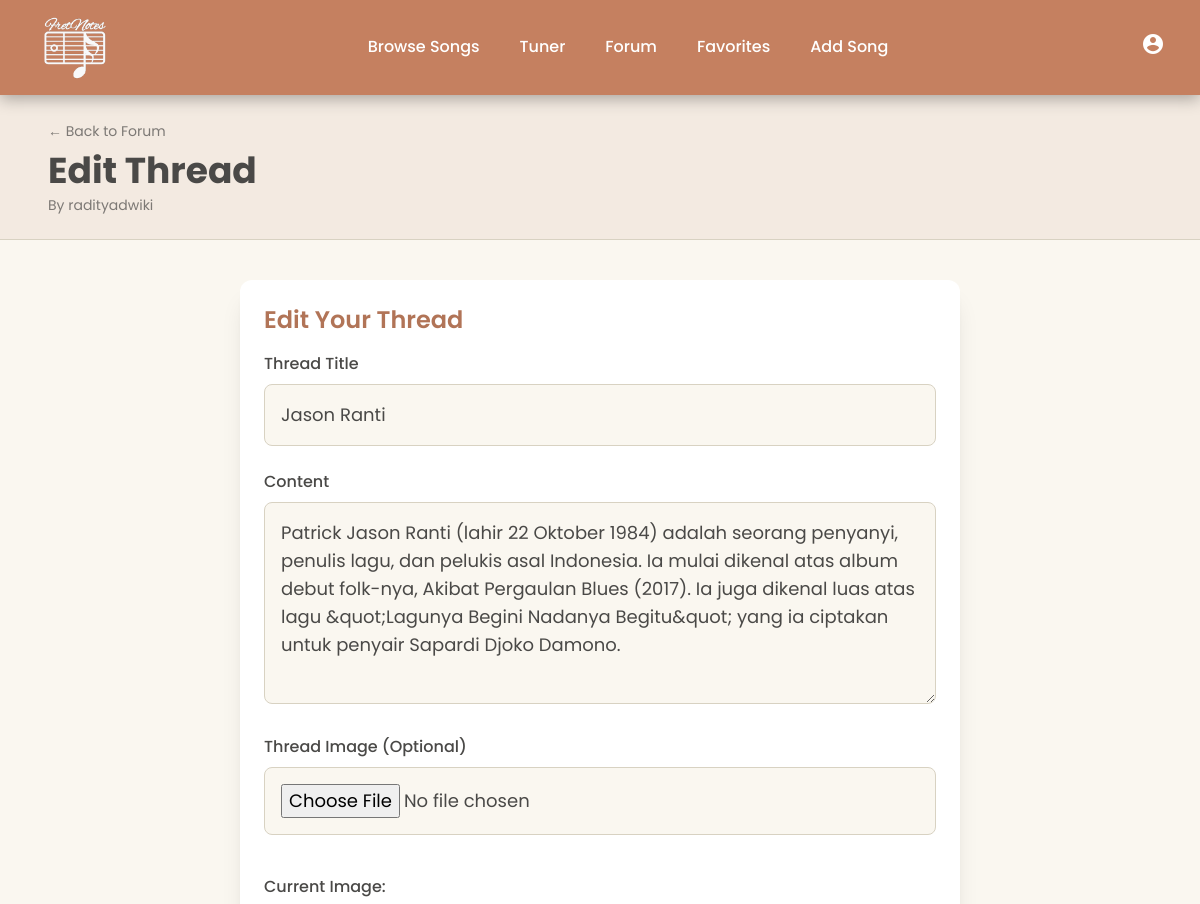
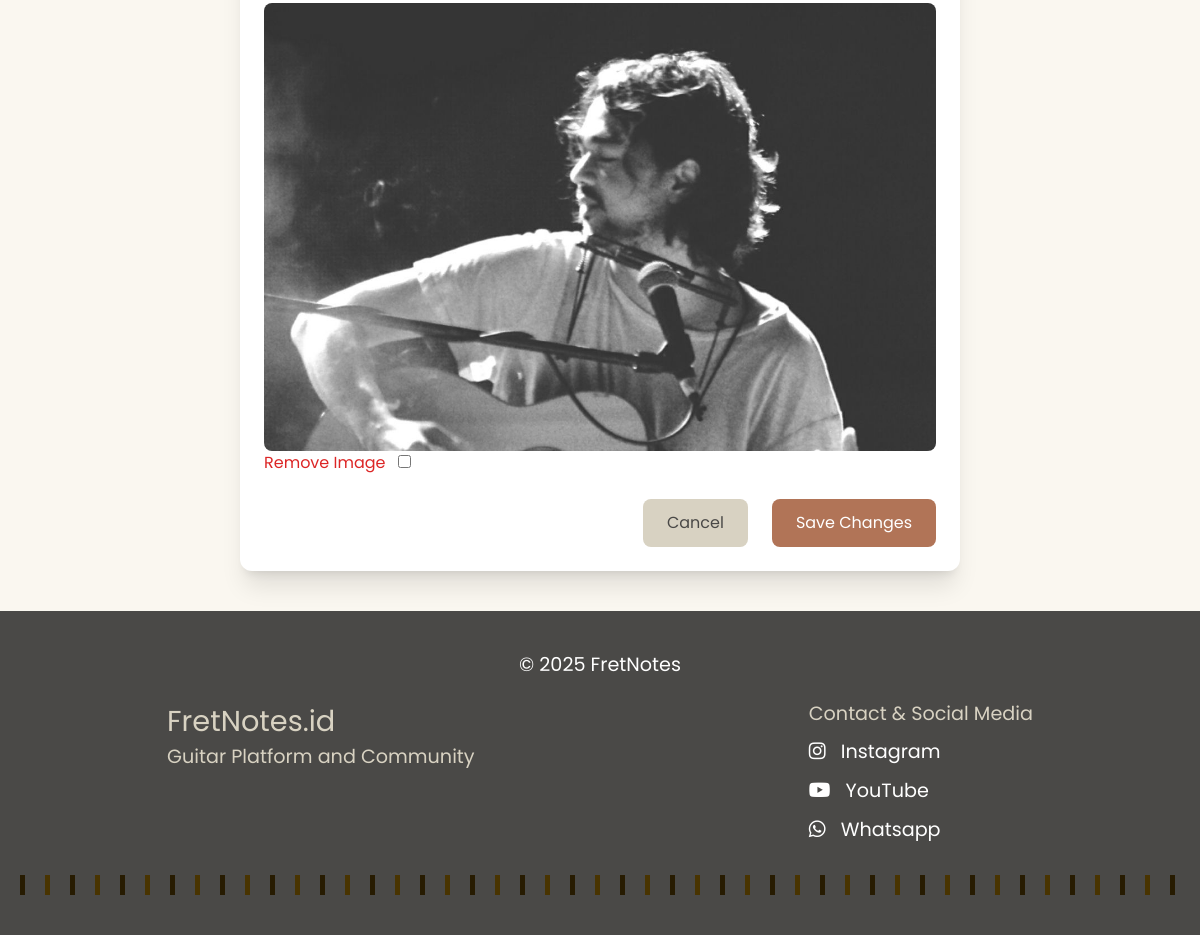
/public/editThread.php?id=10 (signed in), run on the app's committed database (2 pictures, top to bottom).
### tables this page shows
CREATE TABLE `threads` (
  `id` int(11) NOT NULL,
  `title` varchar(255) NOT NULL,
  `content` text NOT NULL,
  `image_path` varchar(255) DEFAULT NULL,
  `author` varchar(100) NOT NULL,
  `date` timestamp NOT NULL DEFAULT current_timestamp(),
  `content_hash` char(32) DEFAULT NULL
);

### backend/models/Forum.php (called while the page is built, shortened)
<?php
function connectDB()
{
    $host = 'localhost';
    $user = 'root';
    $pass = '';
    $db = 'fretnotes';
    $conn = new mysqli($host, $user, $pass, $db);
    $conn->set_charset('utf8mb4');
    return $conn;
}
function fetchThreadById($id)
{
    $conn = connectDB();
    $stmt = $conn->prepare("SELECT id, title, content, author, date, image_path FROM threads WHERE id = ?");
    $stmt->bind_param("i", $id);
    $stmt->execute();
    $data = $stmt->get_result()->fetch_assoc();
    return $data;
}

### backend/controllers/ForumController.php (called while the page is built, shortened)
<?php
include_once('../backend/models/Forum.php');
function getThreadForEdit($id, $author)
{
    $thread = fetchThreadById($id);
    if ($thread && $thread['author'] === $author) {
        return $thread;
    }
    return null;
}
?>

### public/editThread.php (the view, shortened to what this page needs)
<?php
include('../backend/controllers/ForumController.php');
$id = isset($_GET['id']) ? intval($_GET['id']) : 0;
$thread = getThreadForEdit($id, $_SESSION['username']);
?>
<!DOCTYPE html>
<html lang="en">
<head>
    <link rel="stylesheet" href="css/cursor.css">
    <link rel="stylesheet" href="css/style.css">
    <link rel="stylesheet" href="https://cdnjs.cloudflare.com/ajax/libs/font-awesome/5.15.4/css/all.min.css">
    <script src="https://cdn.tailwindcss.com"></script>
</head>
<body>
    <nav class="navbar">
        <div class="logo">
            <a href="homepage.php"><img src="assets/images/FretNotesLogoRevisiVer2.png" alt="FretNotes Logo"></a>
        </div>
        <ul class="nav-links">
            <li><a href="browse-songs.php" class="cta-btn">Browse Songs</a></li>
            <li><a href="homepage.php #tuner" class="cta-btn">Tuner</a></li>
            <li><a href="forumPage.php" class="cta-btn">Forum</a></li>
            <li><a href="favorites.php" class="cta-btn">Favorites</a></li>
            <li><a href="addsong.php" class="cta-btn">Add Song</a></li>
        </ul>
        <div class="menu-account">
            <a href="account.php" class="cta-btn account-icon"><span class="material-icons">account_circle</span></a>
        </div>
    </nav>
    <header class="bg-terracotta/10 border-b border-beige">
        <div class="max-w-6xl mx-auto px-6 py-6">
            <a href="forumPage.php" class="text-sm text-charcoal/70 hover:underline">&larr; Back to Forum</a>
            <h1 class="mt-2 text-3xl md:text-4xl font-bold text-charcoal">Edit Thread</h1>
            <p class="text-sm text-charcoal/70 mt-1">
                By <?php echo htmlspecialchars($_SESSION['username']); ?>
            </p>
        </div>
    </header>
    <main class="flex-grow max-w-3xl mx-auto px-6 py-10">
        <div class="bg-purewhite p-6 rounded-xl shadow-xl">
            <h2 class="text-2xl font-semibold text-terracotta mb-4">Edit Your Thread</h2>
            <form method="POST" enctype="multipart/form-data">
                <label class="block mb-2 font-medium">Thread Title</label>
                <input type="text" name="title" value="<?php echo htmlspecialchars($thread['title']); ?>"
                    class="w-full rounded-lg border border-beige bg-cream p-4 focus:outline-none focus:border-terracotta mb-6 text-lg"
                    required>
                <label class="block mb-2 font-medium">Content</label>
                <textarea name="content" rows="6"
                    class="w-full rounded-lg border border-beige bg-cream p-4 focus:outline-none focus:border-terracotta mb-6 text-lg"
                    required><?php echo htmlspecialchars($thread['content']); ?></textarea>
                <label class="block mb-2 font-medium">Thread Image (Optional)</label>
                <input type="file" name="thread_image" accept="image/*"
                    class="w-full rounded-lg border border-beige bg-cream p-4 focus:outline-none focus:border-terracotta mb-6 text-lg">
                <?php if (!empty($thread['image_path'])): ?>
                    <div class="mt-4">
                        <p class="font-medium">Current Image:</p>
                        <img src="<?php echo htmlspecialchars($thread['image_path']); ?>" alt="Current thread image"
                            class="rounded-lg max-w-full h-auto mt-2">
                        <label for="remove_image" class="text-red-600 cursor-pointer mt-2">Remove Image</label>
                        <input type="checkbox" name="remove_image" id="remove_image" class="ml-2">
                    </div>
                <?php endif; ?>
                <div class="flex justify-end gap-6 mt-6">
                    <a href="forumPage.php"
                        class="px-6 py-3 bg-beige text-charcoal rounded-lg hover:bg-[#c9c3b3]">Cancel</a>
                    <button type="submit" name="update-thread"
                        class="px-6 py-3 bg-terracotta text-purewhite rounded-lg hover:bg-[#9e6047]">Save
                        Changes</button>
                </div>
            </form>
        </div>
    </main>
    <footer>
        <div class="footer-content">
            <p>&copy; 2025 FretNotes</p>
            <div class="footer-nav">
                <div class="nav-column">
                    <h3>FretNotes.id</h3>
                    <p>Guitar Platform and Community</p>
                </div>
                <div class="nav-socialmedia">
                    <h3>Contact & Social Media</h3>
                    <ul>
                        <li><a href="https://www.instagram.com/artudiei/" target="_blank"><i
                                    class="fab fa-instagram"></i> Instagram</a></li>
                        <li><a href="https://www.youtube.com/@artudieii" target="_blank"><i class="fab fa-youtube"></i>
                                YouTube</a></li>
                        <li><a href="https://wa.me/+62895337858815" target="_blank"><i class="fab fa-whatsapp"></i>
                                Whatsapp</a></li>
                    </ul>
                </div>
            </div>
        </div>
        <div class="audio-wave"></div>
    </footer>
</body>
</html>

### public/css/cursor.css (style rules this page uses)
body { cursor: url("../assets/cursor/cursorguitar.png"), auto; }

### public/css/style.css (style rules this page uses)
body { font-family: "Poppins", sans-serif; background-color: #faf7f0; color: #4a4947; margin: 0; padding: 0; display: flex; flex-direction: column; min-height: 100vh; }
.logo img { width: 120px; height: auto; margin-bottom: 0; }
footer { background-color: #4a4947; color: white; padding: 40px 20px; text-align: center; }
footer .footer-content { max-width: 1200px; margin: 0 auto; display: flex; flex-direction: column; align-items: center; gap: 10px; }
footer p { font-size: 1.2rem; }
footer .footer-nav { display: flex; justify-content: space-around; width: 100%; margin-top: 10px; gap: 40px; }
footer .nav-column { text-align: left; }
footer .nav-column h3 { font-size: 1.8rem; color: #d8d2c2; }
footer .nav-column p { font-size: 1.2rem; color: #d8d2c2; }
footer .nav-socialmedia { text-align: left; }
footer .nav-socialmedia h3 { font-size: 1.2rem; color: #d8d2c2; }
footer .nav-socialmedia ul { list-style: none; padding: 0; }
footer .nav-socialmedia ul li { margin: 10px 0; }
footer .nav-socialmedia ul li a { color: #ffffff; text-decoration: none; font-size: 1.2rem; transition: color 0.3s ease; }
footer .nav-socialmedia ul li a i { margin-right: 10px; }
footer .audio-wave { width: 100%; height: 20px; background: linear-gradient(to right, rgb(39, 27, 1) 10%, transparent 10%, transparent 50%, rgb(73, 52, 1) 50%, rgb(73, 52, 1) 60%, transparent 60%, transparent); background-size: 50px 100%; animation: wave 6.5s infinite linear; position: relative; margin-top: 20px; }
footer .nav-socialmedia ul li a { transition: transform 0.3s ease, color 0.3s ease; }
.cta-btn { font-size: 1rem; padding: 10px 20px; border-radius: 5px; transition: background-color 0.3s ease; font-weight: 500; }
.navbar { position: sticky; top: 0; z-index: 1000; background-color: #c58060; padding: 15px; display: flex; justify-content: space-between; align-items: center; box-shadow: 0 4px 15px rgba(0, 0, 0, 0.3); transition: box-shadow 0.3s ease-in-out; }
.navbar .logo a { color: #ffffff; font-size: 24px; text-decoration: none; font-weight: 600; }
.navbar .nav-links { list-style: none; display: flex; justify-content: space-around; gap: 10px; }
.navbar .nav-links li a { color: #ffffff; text-decoration: none; padding: 10px 15px; font-weight: 500; transition: all 0.3s ease; }
.navbar .menu-account a { color: #ffffff; background: transparent; }

### data on the page
threads: title "Jason Ranti", content "Patrick Jason Ranti (lahir 22 Oktober 1984) adalah seorang penyanyi, penulis lagu, dan pelukis asal Indonesia. Ia mulai dikenal atas album debut folk-nya, Akibat Pergaulan Blues (2017). Ia juga dikenal luas atas lagu &quot;Lagunya Begini Nadanya Begitu&quot; yang ia ciptakan untuk penyair Sapardi Djoko Damono.", image_path (picture)

### other printed values
$_SESSION['username'] "radityadwiki"
